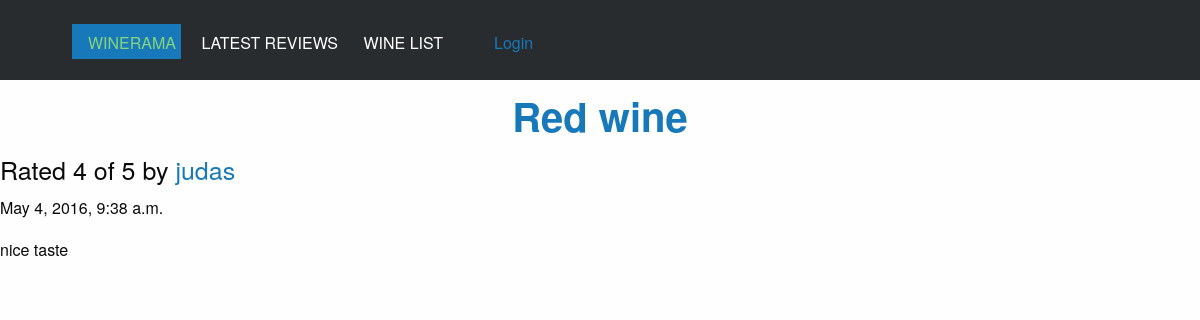
The page /review/2/ on the database its author committed.
### reviews/models.py (models this page shows, shortened)
class Review(models.Model):
    RATING_CHOICES = (
        (1, '1'),
        (2, '2'),
        (3, '3'),
        (4, '4'),
        (5, '5'),
    )
    wine = models.ForeignKey(Wine)
    pub_date = models.DateTimeField('date published')
    user_name = models.CharField(max_length=100)
    comment = models.CharField(max_length=200)
    rating = models.IntegerField(choices=RATING_CHOICES)

class Wine (models.Model):
    name =  models.CharField(max_length=200)

### reviews/views.py (the view)
# urls.py: url(r'^review/(?P<review_id>[0-9]+)/$', views.review_detail, name='review_detail'),
def review_detail(request, review_id):
    review = get_object_or_404(Review, pk=review_id)
    return render(request, 'reviews/review_detail.html',{'review' :review} )

### reviews/templates/reviews/review_detail.html
{% extends 'reviews/base.html' %}
{% load staticfiles %}
{% block title %}
<h2><a href="{% url 'reviews:wine_detail' review.wine.id %}">{{ review.wine.name }}</a></h2>
{% endblock %}
{% block content %}
<h4>Rated {{ review.rating }} of 5 by <a href="{& url ' reviews.user_review_list' review.user_name %}">{{ review.user_name}}</a> </h4>
<p>{{ review.pub_date }}</p>
<p>{{ review.comment }}</p>
{% endblock %}

### static/css/aapp.css (style rules this page uses)
h2 { text-align: center; font-weight: 700; }

### rows shown on the page
Review: wine.name "Red wine", rating "4", user_name "judas", pub_date "May 4, 2016, 9:38 a.m.", comment "nice taste"
